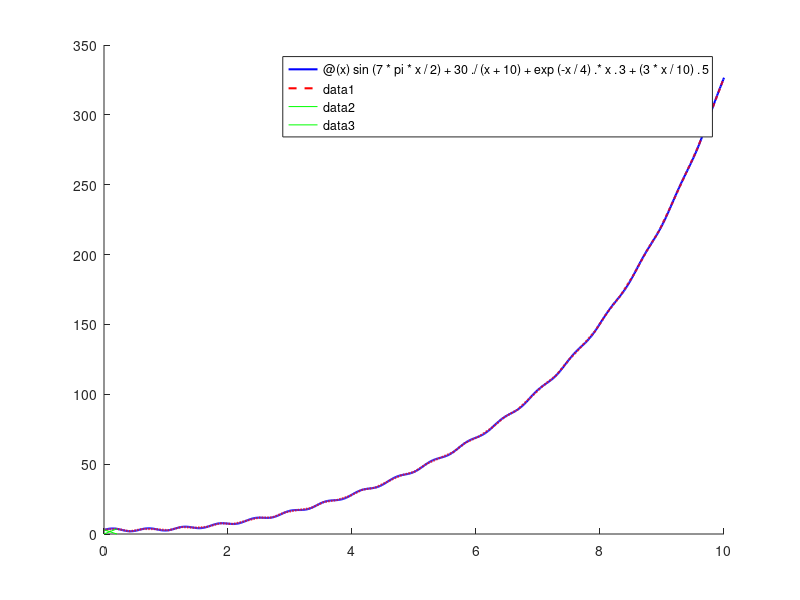

The MATLAB source for this figure: (Note: a time limit stopped this script after it produced the figure.)
% Define the function y
y = @(x) sin(7*pi*x/2) + 30./(x+10) + exp(-x/4).*x.^3 + (3*x/10).^5;

% Define the integration limits
a = 0;
b = 10;

% Define the number of basis functions (line segments)
num_basis_functions = 2:100; 

% Initialize the minimum number of basis functions to a large value
min_basis_functions = 1000000;

% Compute the error for each number of basis functions
for i = 1:length(num_basis_functions)
    % Define the interval
    x_values = linspace(a, b, num_basis_functions(i)); % Equally spaced points
    
    % Compute the y values for the line segments
    y_values = y(x_values);
    
    % Create the approximate function psi with line segments
    psi = @(x) interp1(x_values, y_values, x, 'linear');
    
    % Compute the error
    integrand = @(x) (y(x) - psi(x)).^2;
    error = integral(integrand, a, b);
    
    % Check if the error is less than 1 and update the minimum basis functions
    if error < 1
        min_basis_functions = num_basis_functions(i);
        break; % Exit the loop if minimum basis functions found
    end
end

% Display the minimum number of basis functions and the corresponding error
disp(['Minimum Number of Basis Functions for Error Less Than 1: ' num2str(min_basis_functions)]);
disp(['Error for Minimum Number of Basis Functions: ' num2str(error)]);

% Define the interval with the minimum number of basis functions
x_values_min = linspace(a, b, min_basis_functions); % Equally spaced points

% Compute the y values for the line segments with the minimum basis functions
y_values_min = y(x_values_min);

% Create the approximate function psi with the minimum number of basis functions
psi_min = @(x) interp1(x_values_min, y_values_min, x, 'linear');

% Plot the original function y and the approximate function psi with the minimum number of basis functions
figure;
hold on;
fplot(y, [a, b], 'b', 'LineWidth', 1.5); % Original function y in blue
fplot(psi_min, [a, b], 'r--', 'LineWidth', 1.5); % Approximate function psi with minimum basis functions in red dashed line

% Initialize arrays to store intersection points
intersection_x = [];
intersection_y = [];

% Plot the connections for each basis function
for j = 1:length(x_values_min)-1
    % Calculate the coordinates of the current connection line
    x1 = [x_values_min(j+1), x_values_min(j)]; % x-values for the current line
    y1 = [0, y(x_values_min(j))]; % y-values for the current line
    
    % Plot the connection line
    plot(x1, y1, 'g'); 
    
    % Calculate the coordinates of the next connection line
    x2 = [x_values_min(j), x_values_min(j+1)]; % x-values for the next line
    y2 = [0, y(x_values_min(j+1))]; % y-values for the next line
    
    % Plot the next connection line
    plot(x2, y2, 'g'); 
    
    % Find the intersection point between the current and next connection lines
    [xi, yi] = polyxpoly(x1, y1, x2, y2);
    
    % Append the arrays
    intersection_x = [intersection_x, xi];
    intersection_y = [intersection_y, yi];
end

% Store the x and y coordinates of the intersection points in a new array called 'centres'
centres = [intersection_x; intersection_y]';

% Plot the intersection points
plot(intersection_x, intersection_y, 'ro', 'MarkerSize', 8); % Red circle marker for centres
ylabel('y');
xlabel('x');
title('y and psi with Minimum Basis Functions');
legend('y', 'psi', 'Line Segments', 'Location', 'best'); 
hold off;
